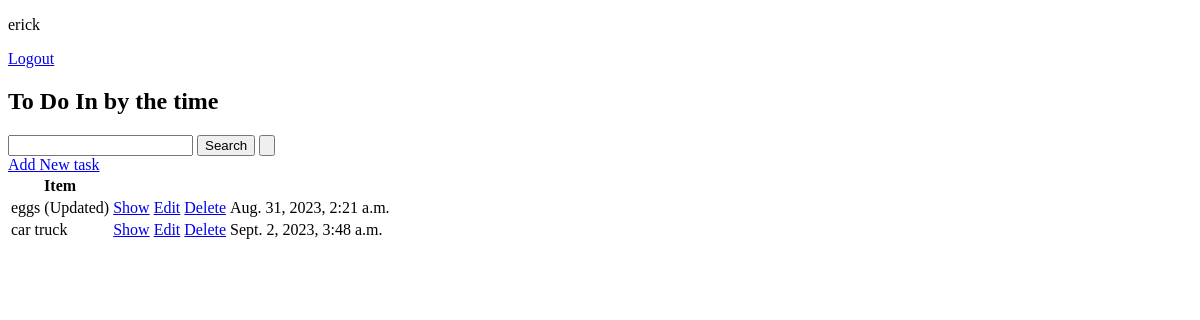
The app's page / (signed in), older data.
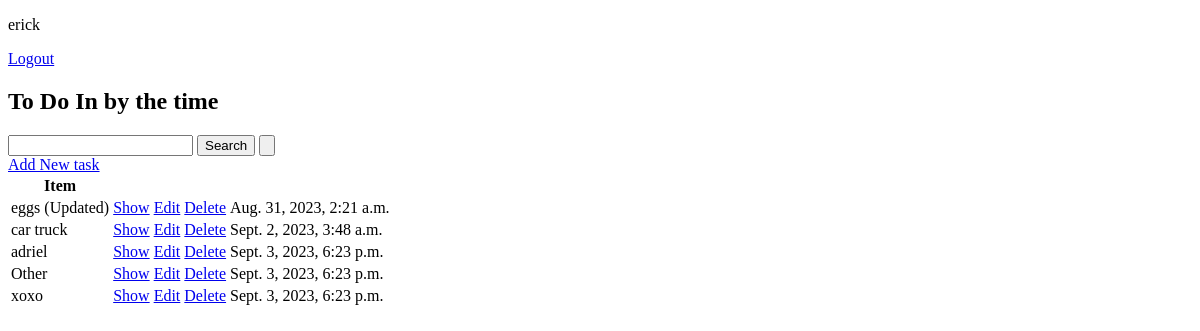
The same page, newer data.
### fapp/models.py (models this page shows, shortened)
class Task(models.Model):
    user = models.ForeignKey(User, on_delete=models.CASCADE, null=True, blank=True)
    title = models.CharField(max_length=100)
    content = models.TextField(null=True, blank=True)
    complete = models.BooleanField(default=False)
    create = models.DateTimeField(auto_now_add=True)
    class Meta:
        ordering = ['complete']

### fapp/views.py (the view)
# urls.py: path('', TaskList.as_view(), name='tasks'),
class TaskList(LoginRequiredMixin, ListView):
    model = Task
    context_object_name = 'tasks'
    def get_context_data(self, **kwargs):
        contex = super().get_context_data(**kwargs)
        contex['tasks'] = contex['tasks'].filter(user=self.request.user)
        contex['count'] = contex['tasks'].filter(complete=False).count()
        search_input = self.request.GET.get('search-area') or ''
        if search_input:
            contex['tasks'] = contex['tasks'].filter(title__icontains=search_input)
        return contex

### fapp/templates/fapp/task_list.html (shortened to what this page needs)
<!DOCTYPE html>
<html lang="en">
<head>
</head>
<body>
<div>
    <section>
        {% if request.user.is_authenticated %}
            <p>{{request.user}}</p>
            <a href=" {% url 'logout' %} ">Logout</a>
        {% else %}
            <a href="{% url 'login' %}">Login</a>
        {% endif %}
        <h1>To Do In by the time</h1>
        <form method="GET">
            <input type="text" value="{{search_input}}" name="search-area" >
            <input type="submit" value="Search">
            <input type="submit" value="{{show_all}}" name="s_all">
        </form>
        <a href="{% url 'task-create' %}">Add New task</a>
        <table>
            <tr>
                <th>Item</th>
            </tr>
            {% for task in tasks %}
                <tr>
                    <td>{{task.title}}</td>
                    <td><a href="{% url 'task' task.id %}">Show</a></td>
                    <td><a href="{% url 'task-update' task.id %}">Edit</a></td>
                    <td><a href="{% url 'task-delete' task.id %}">Delete</a></td>
                    <td>{{task.create}}</td>
                </tr>
                {% empty %}
                    <h3>No items on list</h3>
            {% endfor %}
        </table>
    </section>
</div>
</body>
</html>

Row changes from the older to the newer data that the page shows:
added Task: title "adriel", create "Sept. 3, 2023, 6:23 p.m."
added Task: title "Other", create "Sept. 3, 2023, 6:23 p.m."
added Task: title "xoxo", create "Sept. 3, 2023, 6:23 p.m."
